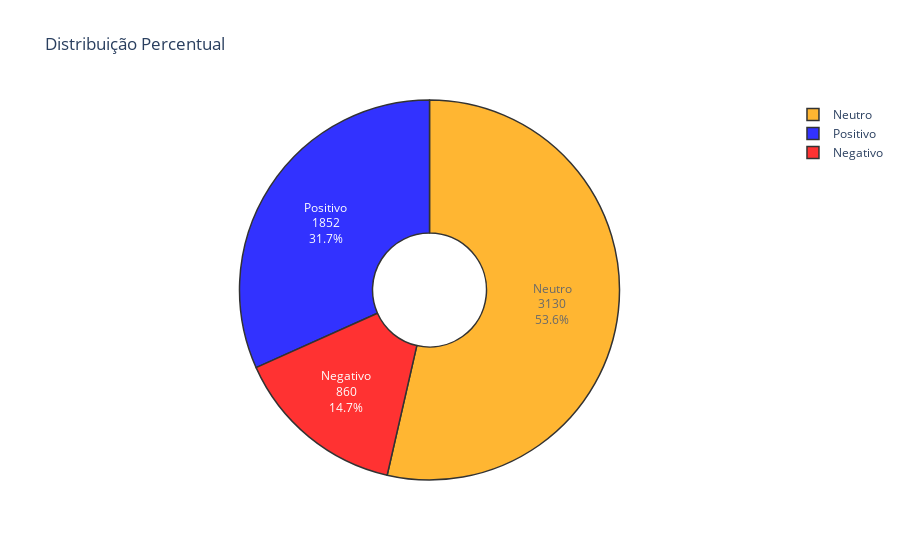

Write notebook code for a chart like this one.
### Markdown cell above
De forma mais elegante...

### Code cell
sentiment_counts = df['Sentiment'].value_counts().sort_index()

sentiment_labels = ['Negativo', 'Neutro', 'Positivo']
sentiment_colors = ['red', 'orange', 'blue']

fig = go.Figure(data=[go.Pie(labels=sentiment_labels,#sentiment_counts.index, 
                             values=sentiment_counts.values,
                             textinfo='percent+value+label',
                             marker_colors=sentiment_colors,
                             textposition='auto',
                             hole=.3)])

fig.update_layout(
    title_text='Distribuição Percentual',
    template='plotly_white',
    xaxis=dict(
        title='Sources',
    ),
    yaxis=dict(
        title='Total',
    )
)

fig.update_traces(marker_line_color='black', 
                  marker_line_width=1.5, 
                  opacity=0.8)
 
fig.show()

### Figure 1 — Plotly figure (JSON) as saved in the notebook; plotly's stock layout.template omitted (floating-point values rounded to 4 significant figures)
{"data": [{"hole": 0.3, "labels": ["Negativo", "Neutro", "Positivo"], "marker": {"colors": ["red", "orange", "blue"], "line": {"color": "black", "width": 1.5}}, "opacity": 0.8, "textinfo": "percent+value+label", "textposition": "auto", "type": "pie", "values": [860, 3130, 1852]}], "layout": {"title": {"text": "Distribuição Percentual"}, "xaxis": {"title": {"text": "Sources"}}, "yaxis": {"title": {"text": "Total"}}}}
